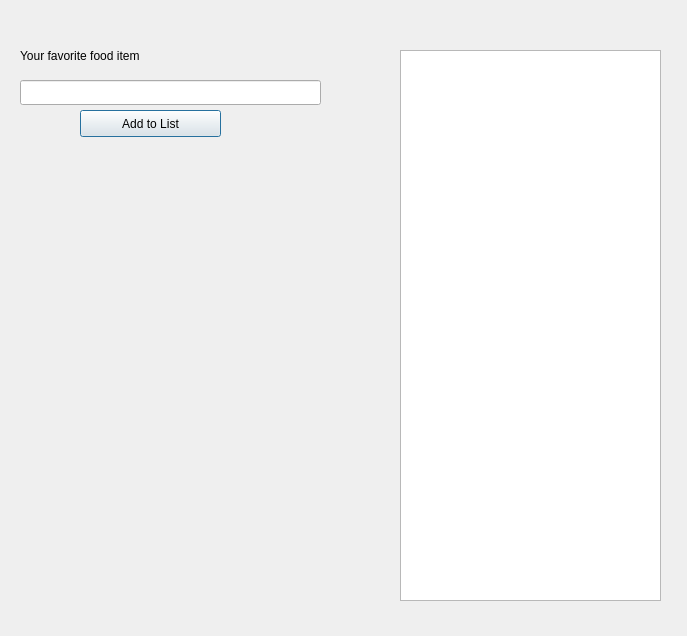
<?xml version="1.0" encoding="UTF-8"?>
<ui version="4.0">
 <class>Dialog</class>
 <widget class="QDialog" name="Dialog">
  <property name="geometry">
   <rect>
    <x>0</x>
    <y>0</y>
    <width>687</width>
    <height>636</height>
   </rect>
  </property>
  <property name="windowTitle">
   <string>Dialog</string>
  </property>
  <widget class="QLabel" name="label">
   <property name="geometry">
    <rect>
     <x>20</x>
     <y>40</y>
     <width>211</width>
     <height>31</height>
    </rect>
   </property>
   <property name="text">
    <string>Your favorite food item</string>
   </property>
  </widget>
  <widget class="QListWidget" name="listWidget">
   <property name="geometry">
    <rect>
     <x>400</x>
     <y>50</y>
     <width>261</width>
     <height>551</height>
    </rect>
   </property>
  </widget>
  <widget class="QLineEdit" name="lineEditFoodItem">
   <property name="geometry">
    <rect>
     <x>20</x>
     <y>80</y>
     <width>301</width>
     <height>25</height>
    </rect>
   </property>
  </widget>
  <widget class="QPushButton" name="pushButtonAdd">
   <property name="geometry">
    <rect>
     <x>80</x>
     <y>110</y>
     <width>141</width>
     <height>27</height>
    </rect>
   </property>
   <property name="text">
    <string>Add to List</string>
   </property>
  </widget>
 </widget>
 <resources/>
 <connections/>
</ui>
